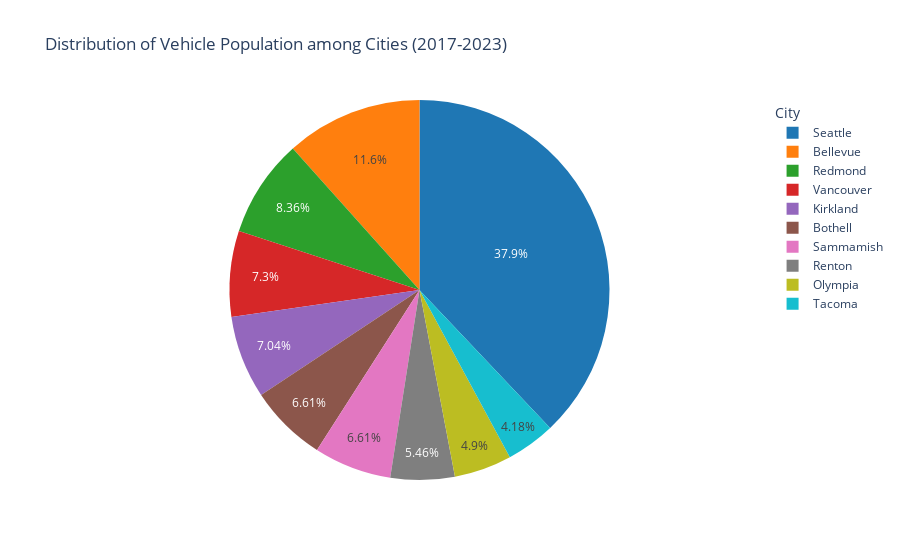

Notebook source saved alongside this figure:
### Code cell
df_filtered = df[df['Model Year'].astype(int).between(2017, 2023)]
city_counts = df_filtered['City'].value_counts()[:10]

fig = px.pie(names=city_counts.index, values=city_counts.values, title='Distribution of Cities (2017-2023)',
             color_discrete_sequence=color_palette_1)

fig.update_layout(
    title='Distribution of Vehicle Population among Cities (2017-2023)',
    legend_title_text='City')

fig.show()

### Figure 1 — Plotly figure (JSON) as saved in the notebook; plotly's stock layout.template omitted (floating-point values rounded to 4 significant figures)
{"data": [{"domain": {"x": [0, 1], "y": [0, 1]}, "hovertemplate": "label=%{label}<br>value=%{value}<extra></extra>", "labels": ["Seattle", "Bellevue", "Redmond", "Vancouver", "Kirkland", "Bothell", "Sammamish", "Renton", "Olympia", "Tacoma"], "legendgroup": "", "name": "", "showlegend": true, "type": "pie", "values": [16488, 5049, 3635, 3171, 3059, 2875, 2871, 2372, 2129, 1815]}], "layout": {"legend": {"title": {"text": "City"}, "tracegroupgap": 0}, "piecolorway": ["#1f77b4", "#ff7f0e", "#2ca02c", "#d62728", "#9467bd", "#8c564b", "#e377c2", "#7f7f7f", "#bcbd22", "#17becf"], "title": {"text": "Distribution of Vehicle Population among Cities (2017-2023)"}}}
